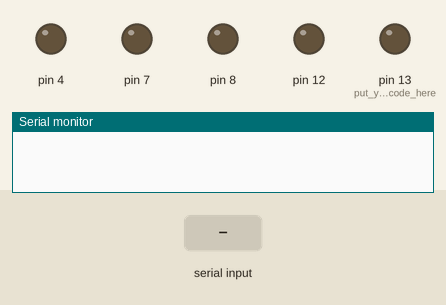
This sketch was run on a simulated Arduino Uno, built with avr-gcc and run on an emulated ATmega328P. Parts: output pins drawn as LEDs (lit = HIGH), the last lines printed to the serial monitor. The inputs (shaded band) are chosen by the test bench.

Above: at 1.2 s.
1.3 s: "a" received over Serial
At 1.45 s:
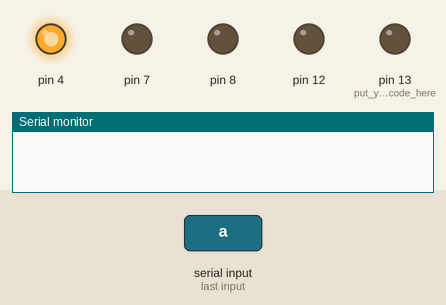
3.0 s: "b" received over Serial
At 3.15 s:
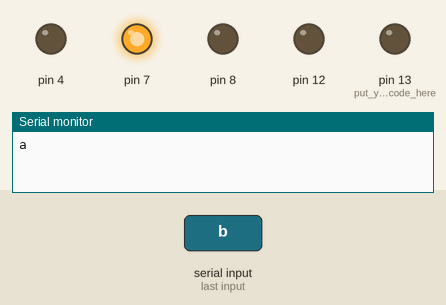
4.7 s: "c" received over Serial
At 6.0 s:
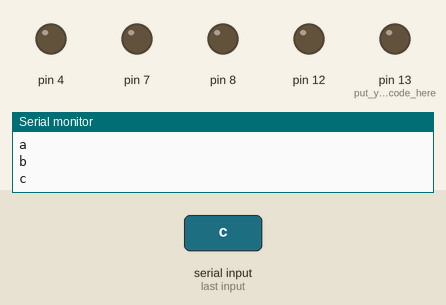
6.3 s: "d" received over Serial
At 7.3 s:
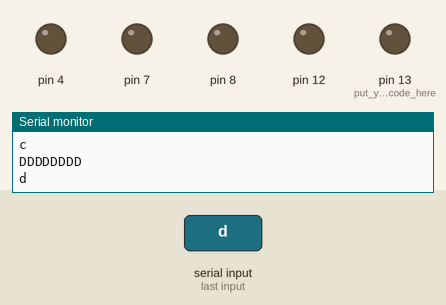
7.9 s: "e" received over Serial
At 8.6 s:
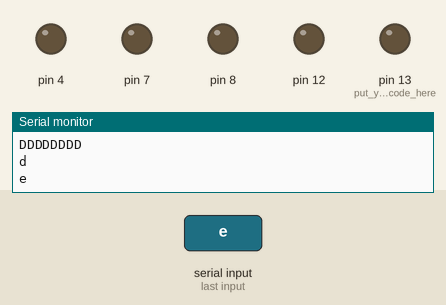
Timing chart, 0 to 10.5 s (numbered marks = the images above; inputs shaded):
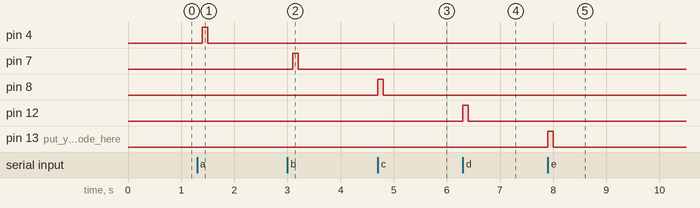

Measured:
- after the input at 1.3 s, pin 4: LOW → HIGH after 0.10 s, → LOW 0.10 s later
- after the input at 3.0 s, pin 7: LOW → HIGH after 0.10 s, → LOW 0.10 s later
- after the input at 4.7 s, pin 8: LOW → HIGH at once, → LOW 0.10 s later
- after the input at 6.3 s, pin 12: LOW → HIGH at once, → LOW 0.10 s later
- after the input at 7.9 s, pin 13 (put_your_setup_code_here): LOW → HIGH at once, → LOW 0.10 s later

The sketch:

led_blinking_bluetooth_5led.ino
```cpp
void setup() {

 pinMode(4, OUTPUT);
 pinMode(7, OUTPUT);
 pinMode(8, OUTPUT);
 pinMode(12, OUTPUT);
 pinMode(13, OUTPUT);// put your setup code here, to run once:
 Serial.begin(9600);
 }

void loop() {
  // put your main code here, to run repeatedly:
 if(Serial.available())
   {
      char data= Serial.read(); // reading the data received from the bluetooth module

      if(data == 'a')  {
      digitalWrite(4, HIGH);
      delay(100);
      digitalWrite(4, LOW);
      }
      if(data == 'b')  {
      digitalWrite(7, HIGH);
      delay(100);
      digitalWrite(7, LOW);
      }
      if(data == 'c')  {
      digitalWrite(8, HIGH);
      delay(100);
      digitalWrite(8, LOW);
      }
      if(data == 'd')  {
      digitalWrite(12, HIGH);
      delay(100);
      digitalWrite(12, LOW);
      Serial.print("DDDDDDDD\n");
      }
      if(data == 'e')  {
      digitalWrite(13, HIGH);
      delay(100);
      digitalWrite(13, LOW);

      }

      if(data == 's')  {

      Serial.print("Stop\n");

   }
     Serial.println(data);

}
delay(100);

}
```
